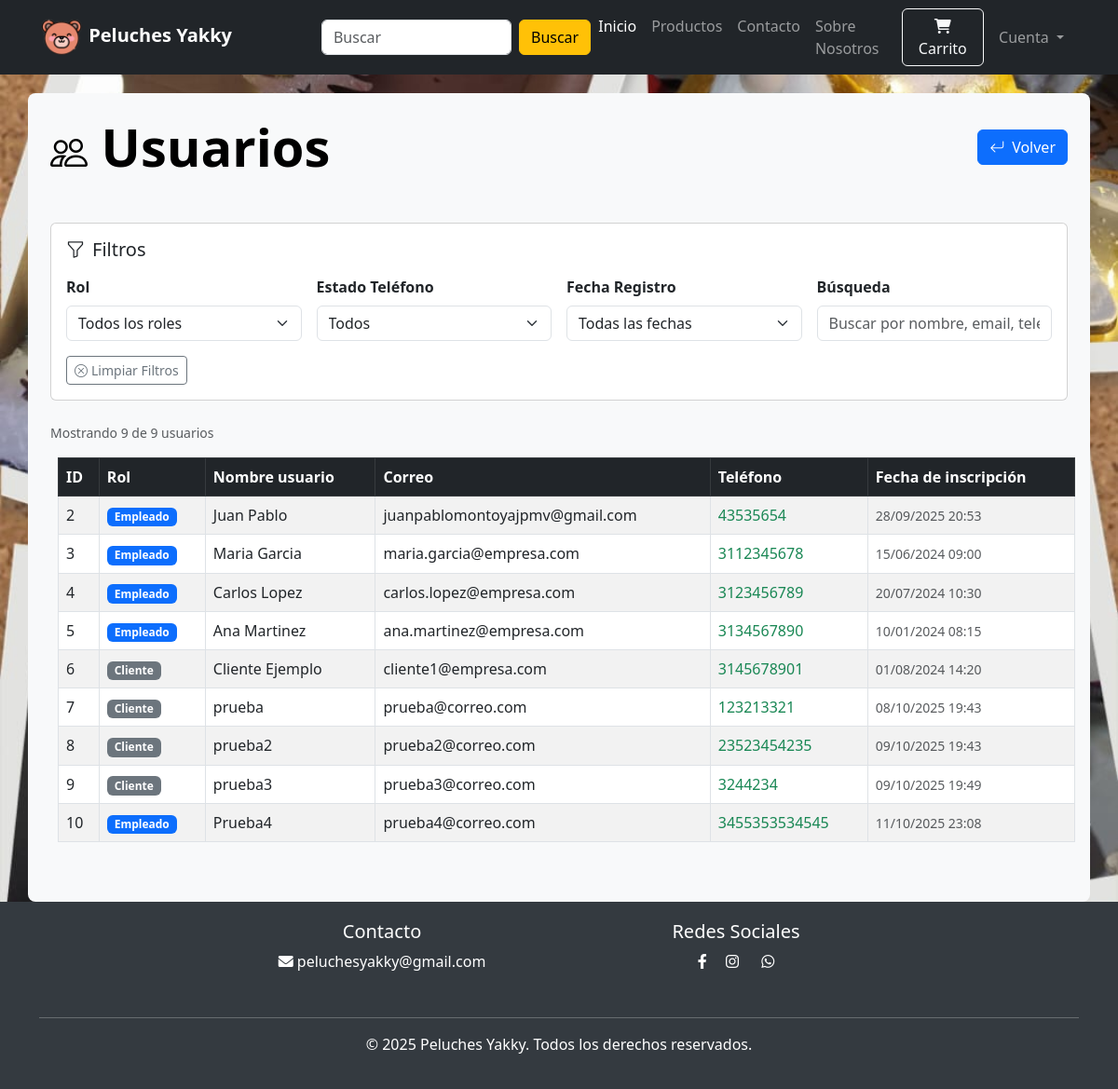
The app's page /usuarios (signed in) with its own data.
### website/models/customer_model.py (models this page shows, shortened)
class Customer(db.Model, UserMixin):
    id = db.Column(db.Integer, primary_key=True)
    rol_id = db.Column(
        db.Integer, db.ForeignKey("rol.id_rol"), nullable=True, default=3
    )
    email = db.Column(db.String(100), unique=True)
    username = db.Column(db.String(100))
    password_hash = db.Column(db.String(150))
    date_joined = db.Column(db.DateTime(), default=datetime.utcnow)
    active = db.Column(db.Boolean, default=True)
    telefono = db.Column(db.Integer, nullable=True)
    cart_items = db.relationship(
        "Cart", backref=db.backref("customer", lazy=True), cascade="all, delete-orphan"
    )
    orders = db.relationship(
        "Order", backref=db.backref("customer", lazy=True), cascade="all, delete-orphan"
    )
    @property
    def is_authenticated(self):
        return True  # Para usuarios reales siempre True
    @property
    def password(self):
        raise AttributeError("Password is not a readable Attribute")

### website/admin.py (the view)
@admin.route("/usuarios")
@login_required
@rol_required(1)
def usuarios():
    if current_user.id == 1:
        usuarios = Customer.query.filter(
            Customer.email != "admin@peluchesyakky.com"
        ).all()
        return render_template("usuarios.html", usuarios=usuarios)
    return render_template("error_404.html")

### website/templates/usuarios.html (shortened to what this page needs)
{% extends 'index.html' %}
{% block body %}
{% if usuarios | length < 1 %}
<div class="fondo" style="min-height: 100vh; padding-top: 20px;">
    <div class="container bg-light rounded-3 p-2 ">
        <div class="d-flex justify-content-between align-items-center mb-5">
            <h1 class="text-black mb-0 display-4 fw-bold">
                <i class="bi bi-people fs-1 text-black m-3"></i> Usuarios
            </h1>
            <div class="d-flex gap-3">
                <button onclick="window.location.href='/adminvista'" class="btn btn-primary">
                    <i class="bi bi-arrow-return-left me-2"></i> Volver
                </button>
            </div>
        </div>
        <h1 class="text-black mb-0 display-4 fw-bold text-center p-5">
            <i class="bi bi-emoji-frown-fill fs-1 text-black m-3"></i> No hay usuarios
        </h1>
    </div>
</div>
{% else %}
<div class="fondo" style="min-height: 100vh; padding-top: 20px;">
    <div class="container bg-light rounded-3 p-4 ">
        <div class="d-flex justify-content-between align-items-center mb-5">
            <h1 class="text-black mb-0 display-4 fw-bold">
                <i class="bi bi-people fs-1 text-black"></i> Usuarios
            </h1>
            <div class="d-flex gap-3">
                <button onclick="history.back()" class="btn btn-primary">
                    <i class="bi bi-arrow-return-left me-2"></i>Volver
                </button>
            </div>
        </div>
        <div class="card mb-4">
            <div class="card-body">
                <h5 class="card-title mb-3">
                    <i class="bi bi-funnel me-2"></i>Filtros
                </h5>
                <div class="row g-3">
                    <div class="col-md-3">
                        <label class="form-label fw-bold">Rol</label>
                        <select class="form-select" id="filterRol">
                            <option value="all">Todos los roles</option>
                        </select>
                    </div>
                    <div class="col-md-3">
                        <label class="form-label fw-bold">Estado Teléfono</label>
                        <select class="form-select" id="filterTelefono">
                            <option value="all">Todos</option>
                        </select>
                    </div>
                    <div class="col-md-3">
                        <label class="form-label fw-bold">Fecha Registro</label>
                        <select class="form-select" id="filterFecha">
                            <option value="all">Todas las fechas</option>
                        </select>
                    </div>
                    <div class="col-md-3">
                        <label class="form-label fw-bold">Búsqueda</label>
                        <input type="text" class="form-control" id="searchInput" placeholder="Buscar por nombre, email, teléfono...">
                    </div>
                </div>
                <div class="row mt-3">
                    <div class="col-12">
                        <button class="btn btn-outline-secondary btn-sm" id="clearFilters">
                            <i class="bi bi-x-circle me-1"></i>Limpiar Filtros
                        </button>
                    </div>
                </div>
            </div>
        </div>
        <div class="d-flex justify-content-between align-items-center mb-3">
            <small class="text-muted" id="resultCount">
            </small>
        </div>
        <div class="table-responsive-lg">
            <table class="table table-bordered table-hover table-striped align-middle m-2">
                <thead class="table-dark">
                    <tr>
                        <th>ID</th>
                        <th>Rol</th>
                        <th>Nombre usuario</th>
                        <th>Correo</th>
                        <th>Teléfono</th>
                        <th>Fecha de inscripción</th>
                    </tr>
                </thead>
                <tbody id="usuariosTableBody">
                    {% for item in usuarios %}
                    <tr class="usuario-row"
                        data-rol="{{ 'Empleado' if item.rol_id == 2 else 'Cliente' }}"
                        data-telefono="{{ 'si' if item.telefono else 'no' }}"
                        data-fecha="{{ item.date_joined.strftime('%Y-%m-%d') if item.date_joined else '' }}"
                        data-search="{{ item.username ~ ' ' ~ item.email ~ ' ' ~ (item.telefono | default('', true)) }}">
                        <td>{{ item.id }}</td>
                        <td>
                            {% if item.rol_id == 2 %}
                                <span class="badge bg-primary">Empleado</span>
                            {% else %}
                                <span class="badge bg-secondary">Cliente</span>
                            {% endif %}
                        </td>
                        <td>{{ item.username }}</td>
                        <td>{{ item.email }}</td>
                        <td>
                            {% if item.telefono %}
                                <span class="text-success">{{ item.telefono }}</span>
                            {% else %}
                                <span class="text-muted">No registrado</span>
                            {% endif %}
                        </td>
                        <td>
                            {% if item.date_joined %}
                                <small class="text-muted">
                                    {{ item.date_joined.strftime('%d/%m/%Y %H:%M') }}
                                </small>
                            {% else %}
                                <span class="text-muted">-</span>
                            {% endif %}
                        </td>
                    </tr>
                    {% endfor %}
                </tbody>
            </table>
        </div>
    </div>
</div>
{% endif %}
{% endblock %}

### website/static/css/style.css (style rules this page uses)
.fondo { background-image: url(../img/fondo.png); background-position: center; background-repeat: repeat; background-attachment: fixed; background-size: cover; }

### website/templates/usuarios.html (style rules this page uses)
.usuario-row { transition: all 0.3s ease; }
.fondo { background-color: #f8f9fa; }

### records on screen
Customer: id "2", shows "Empleado", username "Juan Pablo", email "juanpablomontoyajpmv@gmail.com", telefono "43535654", date_joined "28/09/2025 20:53"
Customer: id "3", shows "Empleado", username "Maria Garcia", email "maria.garcia@empresa.com", telefono "3112345678", date_joined "15/06/2024 09:00"
Customer: id "4", shows "Empleado", username "Carlos Lopez", email "carlos.lopez@empresa.com", telefono "3123456789", date_joined "20/07/2024 10:30"
Customer: id "5", shows "Empleado", username "Ana Martinez", email "ana.martinez@empresa.com", telefono "3134567890", date_joined "10/01/2024 08:15"
Customer: id "6", shows "Cliente", username "Cliente Ejemplo", email "cliente1@empresa.com", telefono "3145678901", date_joined "01/08/2024 14:20"
Customer: id "7", shows "Cliente", username "prueba", email "prueba@correo.com", telefono "123213321", date_joined "08/10/2025 19:43"
Customer: id "8", shows "Cliente", username "prueba2", email "prueba2@correo.com", telefono "23523454235", date_joined "09/10/2025 19:43"
Customer: id "9", shows "Cliente", username "prueba3", email "prueba3@correo.com", telefono "3244234", date_joined "09/10/2025 19:49"
Customer: id "10", shows "Empleado", username "Prueba4", email "prueba4@correo.com", telefono "3455353534545", date_joined "11/10/2025 23:08"
